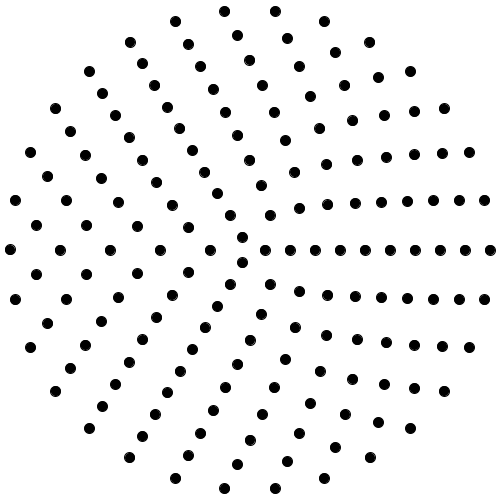
Frame 1 (no input)
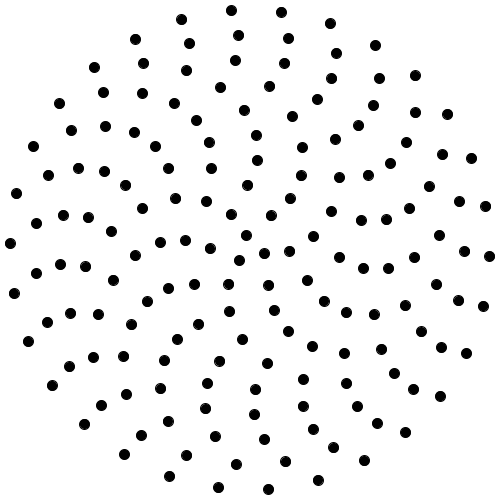
Frame 60 (the mouse pressed at the canvas centre just before this capture)
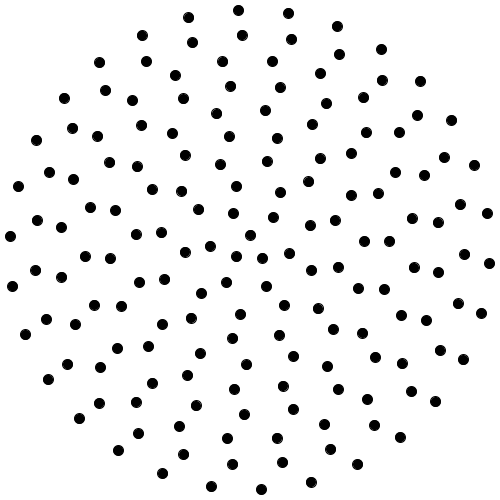
Frame 120 (the mouse held since frame 60 and released just before this capture)

The Processing sketch that drew these frames (run headless with seeded random() and noise(); from frame 60 on, the mouse is pressed at the canvas centre):

// Processing sketch: swirlingdots
// ── swirlingdots.pde
ArrayList<Ring> rings;

void setup() {
  size(500,500);
  
  rings = new ArrayList<Ring>();
  int r = 10;
  for(int i = 0; i < r; i++) {
    int n = 3 * (i + 1);
    int diameter = 15 + (25 * i);
    float speed = 0.004 * (r - i);
    rings.add(new Ring(n, diameter, speed));
  }
}

void draw() {
  background(255);
  
  for(Ring ring : rings) {
    ring.display();
  }
}

// ── Ring.pde
class Ring {
  int n, diameter;
  float speed, angle, inc, centerX, centerY;
  Ring(int n, int diameter, float speed) {
    this.n = n;
    this.diameter = diameter;
    this.speed = speed;
    
    this.angle = 0.0;
    this.inc = radians(360.0/n);
    this.centerX = width/2;
    this.centerY = height/2;
  }
  
  void display() {
    fill(0);
    float a = 0;
    for(int i = 0; i < n; i++) {
      float x = centerX + cos(angle + a) * diameter;
      float y = centerY + sin(angle + a) * diameter;
      ellipse(x, y, 10, 10);
      a += inc;
    }
    
    angle += speed;
  }
}
